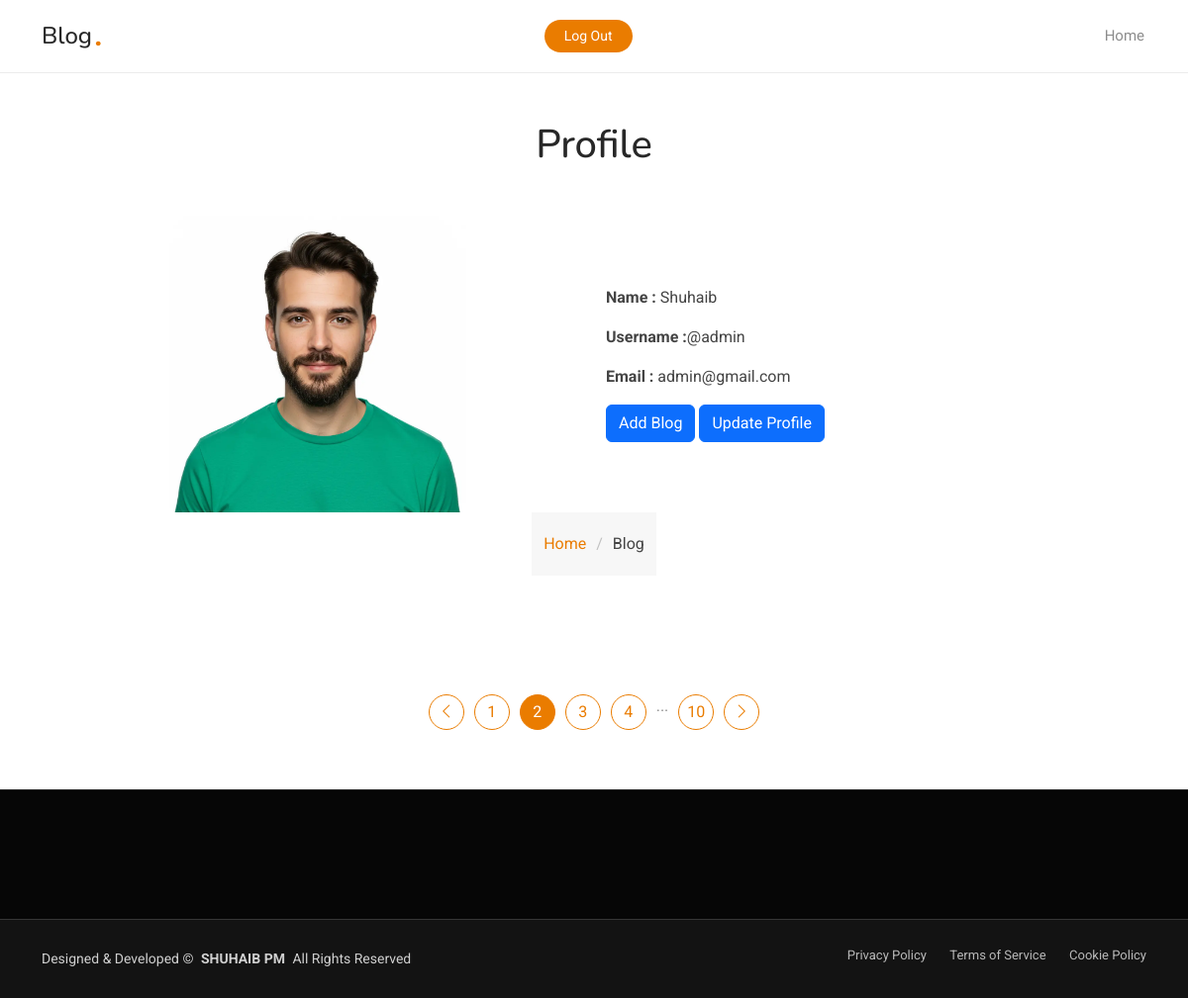
The page /writer (signed in) on the database as committed earlier.
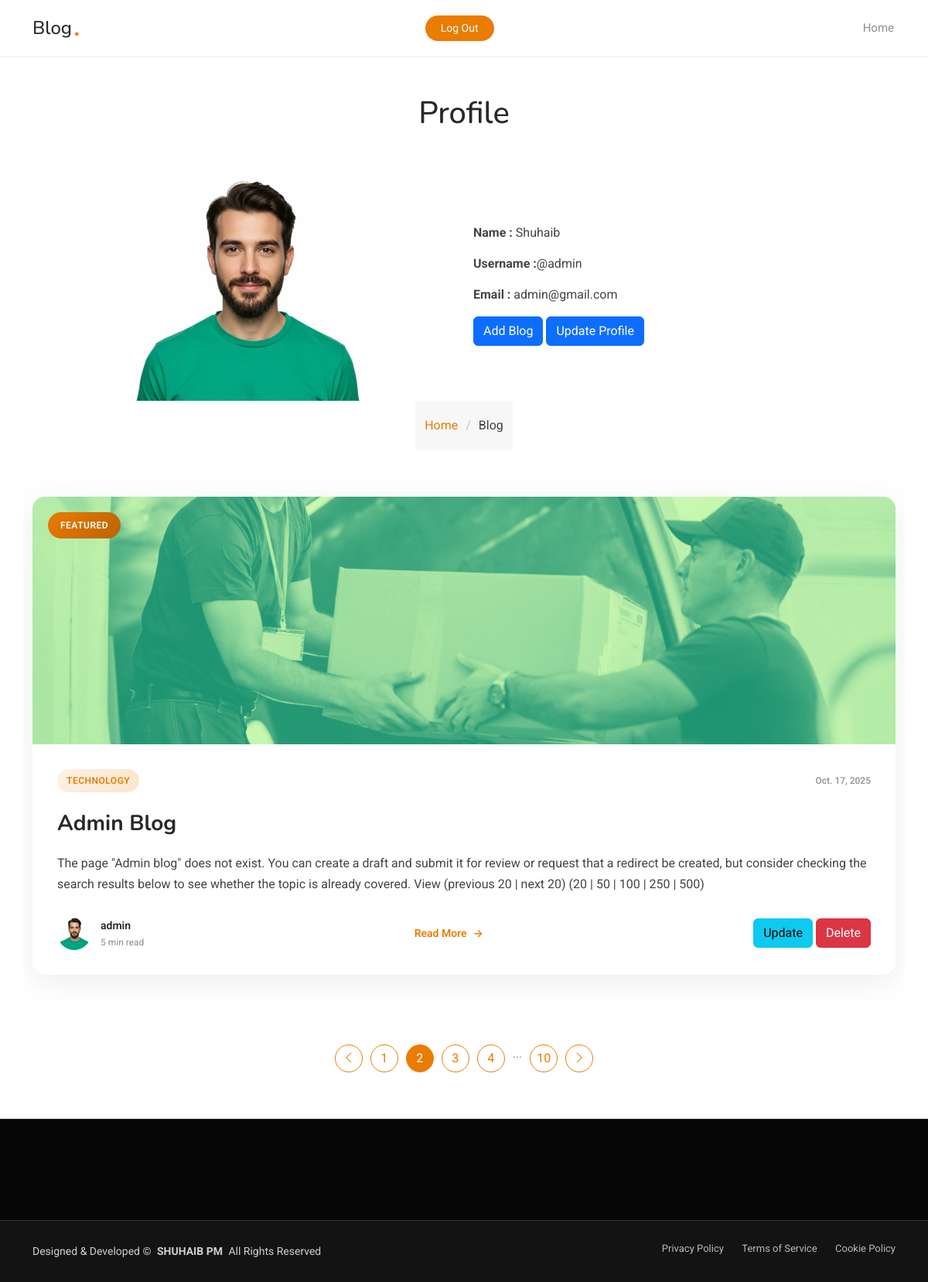
The same page on the database as committed later.
### Blog/models.py (models this page shows, shortened)
class Blog(models.Model):
    title=models.CharField(max_length=200)
    content=models.TextField()
    blog_pic=models.ImageField(upload_to="blogs/",default="media/no_image.png",null=True,blank=True)
    added_date=models.DateField(auto_now_add=True)
    user_id=models.ForeignKey(User,on_delete=models.CASCADE)

### Blog/views.py (the view)
# urls.py: path("writer",views.Writerhome.as_view(),name="writer"),
class Writerhome(View):
    def get(self,request):
        user=request.user
        blog=Blog.objects.filter(user_id=request.user)
        return render(request,"writer_home.html",{"blog":blog,"user":user})

### Blog/templates/writer_home.html (shortened to what the changed rows need)
{% extends 'starter-page.html' %}
{% load static %}
{% block main %}
<main class="main d-flex flex-column justify-content-center align-items-center">
    <div class="row mt-5 container w-100">
        <div class="col-lg-12 w-100">
            <h1 class="text-center">Profile</h1>
        </div>
    </div>
    <div class="page-title">
        <nav class="breadcrumbs">
        </nav>
    </div>
    <section id="blog-posts" class="blog-posts section">
        <div class="container" data-aos="fade-up" data-aos-delay="100">
            <div class="row">
                <div class="col-lg-12" data-aos="fade-up" data-aos-delay="100">
                    {% for i in blog %}
                    <article class="featured-post">
                        <div class="featured-img">
                            <img src="{{ i.blog_pic.url }}" alt="" class="img-fluid" loading="lazy">
                            <div class="featured-badge">Featured</div>
                        </div>
                        <div class="featured-content">
                            <div class="post-header">
                                <a href="#" class="category">Technology</a>
                                <span class="post-date">{{i.added_date}}</span>
                            </div>
                            <h2 class="post-title">
                                <a href="#">{{i.title}}</a>
                            </h2>
                            <p class="post-excerpt">
                                {{i.content}}
                            </p>
                            <div class="post-footer">
                                <div class="author-info">
                                    <img src="{% static  'assets/img/person/person-m-8.webp' %}" alt=""
                                        class="author-avatar">
                                    <div class="author-details">
                                        <span class="author-name">{{i.user_id}}</span>
                                        <span class="read-time">5 min read</span>
                                    </div>
                                </div>
                                <a href="{% url 'viewblog' i.id %}" class="read-more">Read More</a>
                                <div>
                                    <a href="{% url 'update' i.id %}" class="btn btn-info">Update</a>
                                    <a href="{% url 'delete' i.id %}" class="btn btn-danger">Delete</a>
                                </div>
                            </div>
                        </div>
                    </article>
                    {% endfor %}
                </div>
            </div>
        </div>
    </section>
    <section id="blog-pagination" class="blog-pagination section">
        <div class="container">
        </div>
    </section>
</main>
{% endblock %}

Rows that differ between the two databases and show on the page:
added Blog: blog_pic (picture), added_date "Oct. 17, 2025", title "Admin Blog", content "The page \"Admin blog\" does not exist. You can create a draft and submit it for review or request that a redirect be created, but consider checking the search results below to see whether the topic is already covered. View (previous 20 | next 20) (20 | 50 | 100 | 250 | 500)", user_id "admin"
